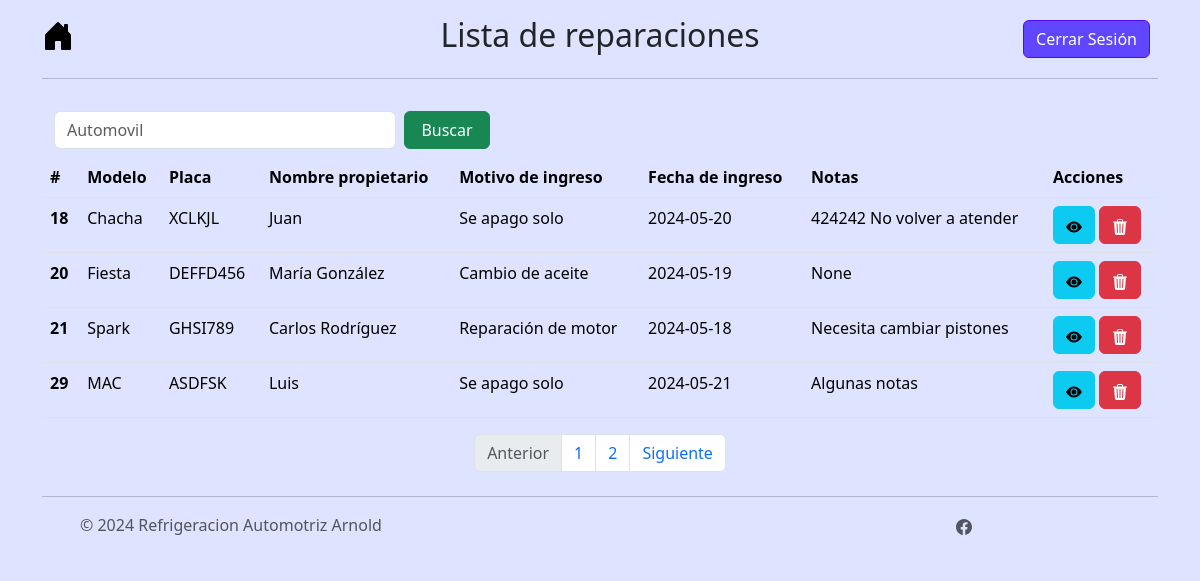
Page /menu/reparaciones/page/2 (signed in) on the committed database.
### tables this page shows
CREATE TABLE automoviles (id_automovil INTEGER PRIMARY KEY AUTOINCREMENT NOT NULL, marca TEXT NOT NULL, modelo TEXT NOT NULL, placa TEXT UNIQUE NOT NULL, motivo_ingreso TEXT (150) NOT NULL, fecha_ingreso DATE NOT NULL, notas TEXT (255), estado TEXT NOT NULL DEFAULT "En espera", alta INTEGER DEFAULT (0) NOT NULL, nombre_propietario TEXT NOT NULL, telefono_propietario TEXT NOT NULL, correo_propietario TEXT NOT NULL, activo INTEGER NOT NULL DEFAULT (1), fecha_egreso TEXT, costo_total INTEGER, piezas_usadas TEXT, costo_mano_obra INTEGER);

### controller/reparaciones_controller.py (the view)
@app.route("/menu/reparaciones")
@app.route("/menu/reparaciones/page")
@app.route("/menu/reparaciones/page/<int:page>")
@login_required
def registro_reparaciones(page=1):
    rows = select_automovil_db(page)
    return render_template('menu_reparaciones.html', data=rows)

### controller/login_controller.py (called while the page is built)
@login_manager.user_loader
def load_user(user_id):
    return db.get_or_404(Users, user_id)

### model/reparaciones_model.py (called while the page is built)
def contar_automoviles_inactivos_db():
    alta = 1
    inactivo = 1
    try:
        conn = sqlite3.connect("instance/arnold_autorefrigeraciones.db")
        c = conn.cursor()
        c.execute("SELECT count(id_automovil) FROM automoviles WHERE alta = ? AND activo = ?", (alta, inactivo))
        count = c.fetchall()[0][0]
        return int(count)
    except Exception as e:
        return str(e)
    finally:
        if conn:
            conn.close()

### templates/menu_reparaciones.html (shortened to what this page needs)
{% extends 'base.html' %}
{% block styling %}
  {{ super() }}
  <link rel="stylesheet" href="/static/css/styles.css">
{% endblock %}
{% block nombre_menu %}Lista de reparaciones{% endblock %}
{% block content %}
<div class="container parent">
  <nav class="navbar">
    <div class="container-fluid">
      <form class="d-flex" role="search", action="{{url_for('select_reparacion_by_filter')}}", method="POST">
        <input class="form-control me-2 col-lg-3" type="search" placeholder="Automovil" aria-label="Search" name="filtro" required>
        <button class="btn btn-success col-lg-3" type="submit">Buscar</button>
      </form>
    </div>
  </nav>
<div class="table-responsive bg-custom">
  <table class="table table-hover" id="tabla_automoviles">
    <thead class="thead-dark">
      <tr>
        <th scope="col">#</th>
        <th scope="col">Modelo</th>
        <th scope="col">Placa</th>
        <th scope="col">Nombre propietario</th>
        <th scope="col">Motivo de ingreso</th>
        <th scope="col">Fecha de ingreso</th>
        <th scope="col">Notas</th>
        <th scope="col">Acciones</th>
      </tr>
    </thead>
    <tbody>
      {% for automovil in data[0] %}
        <tr>
          <th>{{ automovil.id_automovil }}</th>
          <td>{{ automovil.modelo }}</td>
          <td>{{ automovil.placa}}</td>
          <td>{{ automovil.nombre_propietario }}</td>
          <td>{{ automovil.motivo_ingreso }}</td>
          <td>{{ automovil.fecha_ingreso }}</td>
          <td>{{ automovil.notas }}</td>
          <td>
            <button type="button" class="btn btn-info" data-bs-toggle="modal" data-bs-target="#modal_active{{automovil.id_automovil}}">
              <svg xmlns="http://www.w3.org/2000/svg" width="16" height="16" fill="currentColor" class="bi bi-eye-fill" viewBox="0 0 16 16">
                <path d="M10.5 8a2.5 2.5 0 1 1-5 0 2.5 2.5 0 0 1 5 0"/>
                <path d="M0 8s3-5.5 8-5.5S16 8 16 8s-3 5.5-8 5.5S0 8 0 8m8 3.5a3.5 3.5 0 1 0 0-7 3.5 3.5 0 0 0 0 7"/>
              </svg>
            </button>
            <button type="button" class="btn btn-danger" data-bs-toggle="modal" data-bs-target="#modal_delete{{automovil.id_automovil}}">
            </button>
          </td>
        </tr>
      {% endfor %}
      </tbody>
    </table>
  </div>
  <nav aria-label="Page navigation example">
    <ul class="pagination justify-content-center">
      <li class="page-item disabled">
        <a class="page-link">Anterior</a>
      </li>
      {% for i in range(data[1]) %}
        <li class="page-item"><a class="page-link" href="{{url_for('registro_reparaciones', page=i+1)}}">{{i+1}}</a></li>
      {% endfor %}
      <li class="page-item">
        <a class="page-link" href="#">Siguiente</a>
      </li>
    </ul>
  </nav>
</div>
{% endblock %}

### static/css/styles.css (style rules this page uses)
.bg-custom, .bg-custom th, .bg-custom td { background-color: #DEE3FF !important; }

### rows in the picture
automoviles: id_automovil "18", modelo "Chacha", placa "XCLKJL", nombre_propietario "Juan", motivo_ingreso "Se apago solo", fecha_ingreso "2024-05-20", notas "424242 No volver a atender"
automoviles: id_automovil "20", modelo "Fiesta", placa "DEFFD456", nombre_propietario "María González", motivo_ingreso "Cambio de aceite", fecha_ingreso "2024-05-19", notas "None"
automoviles: id_automovil "21", modelo "Spark", placa "GHSI789", nombre_propietario "Carlos Rodríguez", motivo_ingreso "Reparación de motor", fecha_ingreso "2024-05-18", notas "Necesita cambiar pistones"
automoviles: id_automovil "29", modelo "MAC", placa "ASDFSK", nombre_propietario "Luis", motivo_ingreso "Se apago solo", fecha_ingreso "2024-05-21", notas "Algunas notas"

### other values in the picture
{{ i+1 }} "1" "2"
